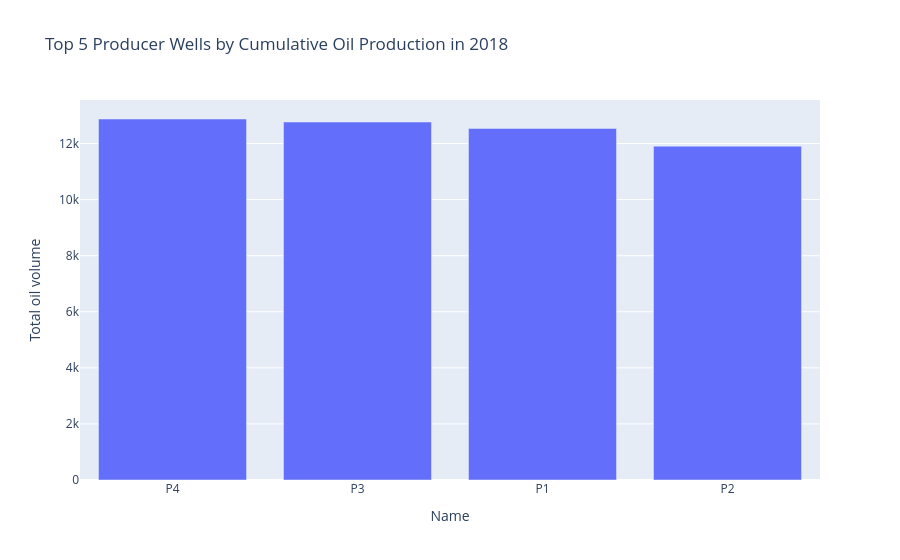
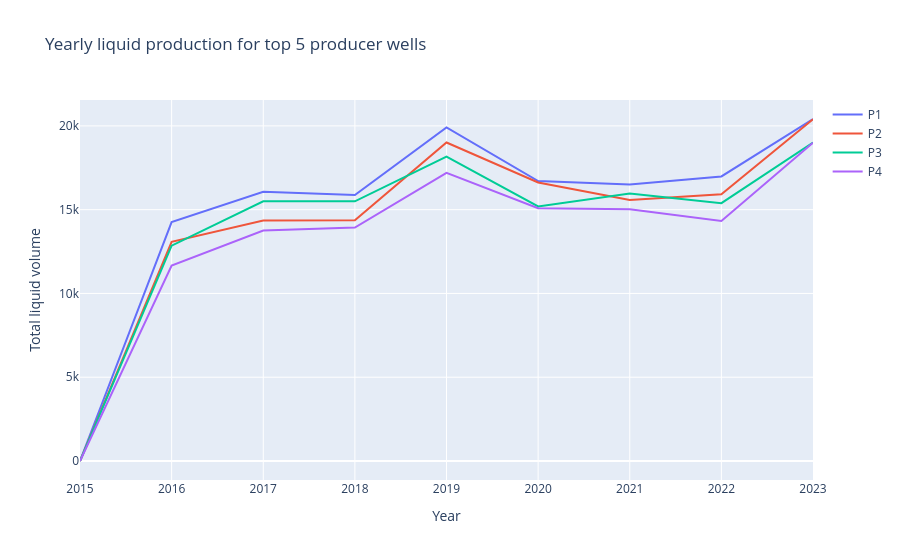

Notebook code for these charts, in order:
### Code cell


### Figure 1 — Plotly figure (JSON) as saved in the notebook; plotly's stock layout.template omitted (floating-point values rounded to 4 significant figures)
{"data": [{"name": "Total oil volume", "orientation": "v", "type": "bar", "x": ["P4", "P3", "P1", "P2"], "y": [12880.0, 12770.0, 12540.0, 11910.0]}], "layout": {"barmode": "group", "title": {"text": "Top 5 Producer Wells by Cumulative Oil Production in 2018"}, "xaxis": {"title": {"text": "Name"}}, "yaxis": {"title": {"text": "Total oil volume"}}}}

### Figure 2 — Plotly figure (JSON) as saved in the notebook; plotly's stock layout.template omitted (floating-point values rounded to 4 significant figures)
{"data": [{"mode": "lines", "name": "P1", "type": "scatter", "x": [2015, 2016, 2017, 2018, 2019, 2020, 2021, 2022, 2023], "y": [0, 14260.0, 16060.0, 15880.0, 19910.0, 16710.0, 16510.0, 16980.0, 20410.0]}, {"mode": "lines", "name": "P2", "type": "scatter", "x": [2015, 2016, 2017, 2018, 2019, 2020, 2021, 2022, 2023], "y": [0, 13080.0, 14350.0, 14370.0, 19010.0, 16630.0, 15570.0, 15930.0, 20390.0]}, {"mode": "lines", "name": "P3", "type": "scatter", "x": [2015, 2016, 2017, 2018, 2019, 2020, 2021, 2022, 2023], "y": [0, 12850.0, 15500.0, 15500.0, 18170.0, 15190.0, 15960.0, 15390.0, 19010.0]}, {"mode": "lines", "name": "P4", "type": "scatter", "x": [2015, 2016, 2017, 2018, 2019, 2020, 2021, 2022, 2023], "y": [0, 11670.0, 13750.0, 13930.0, 17200.0, 15080.0, 15030.0, 14320.0, 19000.0]}], "layout": {"title": {"text": "Yearly liquid production for top 5 producer wells"}, "xaxis": {"title": {"text": "Year"}}, "yaxis": {"title": {"text": "Total liquid volume"}}}}
